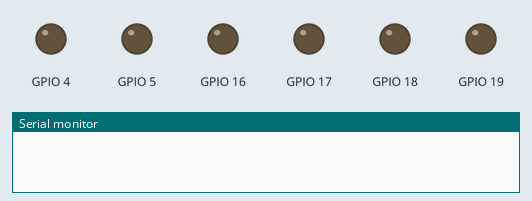
Simulated run of this program. Board: ESP32-S3. Parts: output pins drawn as LEDs (lit = HIGH), the last lines printed to the serial monitor.

Above: at 0.05 s.
At 1.25 s:
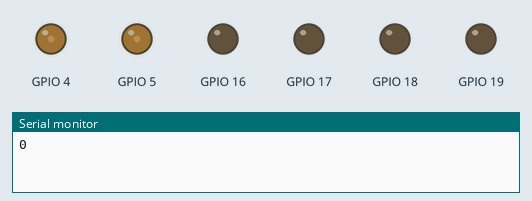
At 2.5 s:
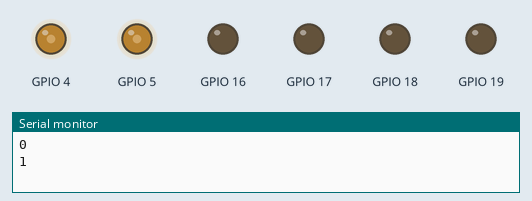
At 5.0 s:
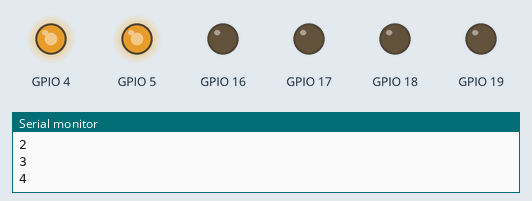
Timing chart, 0 to 6.5 s (numbered marks = the images above):
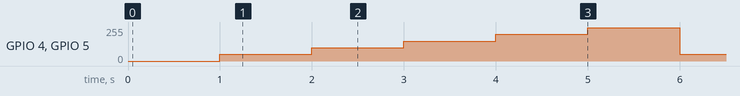

Measured:
- by itself, GPIO 4, GPIO 5: repeats every 5.0 s: 100/255 1.0 s, 149/255 1.0 s, 199/255 1.0 s, 249/255 1.0 s, 50/255 1.0 s

The program:

main.cpp
```cpp
#include <Arduino.h>
#include "../lib/Motor/Motor.h"

#define PMW_EN 1

int interruptCounter = 0;
hw_timer_t *timer = NULL;

//	函数名称：onTimer()
//	函数功能：中断服务的功能，它必须是一个返回void（空）且没有输入参数的函数
//  为使编译器将代码分配到IRAM内，中断处理程序应该具有 IRAM_ATTR 属性
//  https://docs.espressif.com/projects/esp-idf/zh_CN/release-v4.3/esp32/api-reference/storage/spi_flash_concurrency.html
void IRAM_ATTR TimerEvent()
{
    Serial.println(interruptCounter++);
    if (interruptCounter > 5)
    {
        interruptCounter = 1;
    }
}

void setup()
{
    Serial.begin(115200);

#if PMW_EN

    Motor_Init();

#endif

    //	函数名称：timerBegin()
    //	函数功能：Timer初始化，分别有三个参数
    //	函数输入：1. 定时器编号（0到3，对应全部4个硬件定时器）
    //			 2. 预分频器数值（ESP32计数器基频为80M，80分频单位是微秒）
    //			 3. 计数器向上（true）或向下（false）计数的标志
    //	函数返回：一个指向 hw_timer_t 结构类型的指针
    timer = timerBegin(0, 80, true);

    //	函数名称：timerAttachInterrupt()
    //	函数功能：绑定定时器的中断处理函数，分别有三个参数
    //	函数输入：1. 指向已初始化定时器的指针（本例子：timer）
    //			 2. 中断服务函数的函数指针
    //			 3. 表示中断触发类型是边沿（true）还是电平（false）的标志
    //	函数返回：无
    timerAttachInterrupt(timer, &TimerEvent, true);

    //	函数名称：timerAlarmWrite()
    //	函数功能：指定触发定时器中断的计数器值，分别有三个参数
    //	函数输入：1. 指向已初始化定时器的指针（本例子：timer）
    //			 2. 第二个参数是触发中断的计数器值（1000000 us -> 1s）
    //			 3. 定时器在产生中断时是否重新加载的标志
    //	函数返回：无
    timerAlarmWrite(timer, 1000000, true);
    timerAlarmEnable(timer); //	使能定时器
}
void loop()
{
  delay(100);

#if PMW_EN

    PWM_SetDuty(200 * interruptCounter, 200 * interruptCounter);

#endif
}
```
